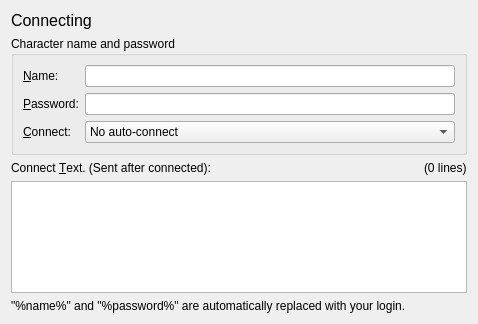
<?xml version="1.0" encoding="UTF-8"?>
<ui version="4.0">
 <class>PrefsConnecting</class>
 <widget class="QWidget" name="PrefsConnecting">
  <property name="geometry">
   <rect>
    <x>0</x>
    <y>0</y>
    <width>478</width>
    <height>324</height>
   </rect>
  </property>
  <property name="windowTitle">
   <string>Connecting</string>
  </property>
  <layout class="QVBoxLayout" name="_2">
   <item>
    <widget class="QLabel" name="title_label">
     <property name="sizePolicy">
      <sizepolicy hsizetype="Preferred" vsizetype="Fixed">
       <horstretch>0</horstretch>
       <verstretch>0</verstretch>
      </sizepolicy>
     </property>
     <property name="font">
      <font>
       <pointsize>12</pointsize>
      </font>
     </property>
     <property name="text">
      <string>Connecting</string>
     </property>
    </widget>
   </item>
   <item>
    <widget class="QGroupBox" name="groupBox">
     <property name="title">
      <string>Character name and password</string>
     </property>
     <layout class="QHBoxLayout" name="_3">
      <item>
       <layout class="QFormLayout" name="_5">
        <item row="0" column="0">
         <widget class="QLabel" name="player_label">
          <property name="text">
           <string>&amp;Name:</string>
          </property>
          <property name="buddy">
           <cstring>player</cstring>
          </property>
         </widget>
        </item>
        <item row="0" column="1">
         <widget class="QLineEdit" name="player"/>
        </item>
        <item row="1" column="0">
         <widget class="QLabel" name="password_label">
          <property name="text">
           <string>&amp;Password:</string>
          </property>
          <property name="buddy">
           <cstring>password</cstring>
          </property>
         </widget>
        </item>
        <item row="1" column="1">
         <widget class="QLineEdit" name="password">
          <property name="echoMode">
           <enum>QLineEdit::Password</enum>
          </property>
         </widget>
        </item>
        <item row="2" column="0">
         <widget class="QLabel" name="connect_method_label">
          <property name="text">
           <string>&amp;Connect:</string>
          </property>
          <property name="buddy">
           <cstring>connect_method</cstring>
          </property>
         </widget>
        </item>
        <item row="2" column="1">
         <widget class="QComboBox" name="connect_method">
          <item>
           <property name="text">
            <string>No auto-connect</string>
           </property>
          </item>
          <item>
           <property name="text">
            <string>MUSH/MOO ( CONNECT name password )</string>
           </property>
          </item>
          <item>
           <property name="text">
            <string>Diku-style ( name, password )</string>
           </property>
          </item>
          <item>
           <property name="text">
            <string>MXP (automatically when requested)</string>
           </property>
          </item>
         </widget>
        </item>
       </layout>
      </item>
     </layout>
    </widget>
   </item>
   <item>
    <layout class="QHBoxLayout" name="_4">
     <item>
      <widget class="QLabel" name="connect_text_label">
       <property name="text">
        <string>Connect &amp;Text. (Sent after connected):</string>
       </property>
       <property name="buddy">
        <cstring>connect_text</cstring>
       </property>
      </widget>
     </item>
     <item>
      <widget class="QLabel" name="connect_text_lines">
       <property name="sizePolicy">
        <sizepolicy hsizetype="Maximum" vsizetype="Preferred">
         <horstretch>0</horstretch>
         <verstretch>0</verstretch>
        </sizepolicy>
       </property>
       <property name="text">
        <string>(0 lines)</string>
       </property>
      </widget>
     </item>
    </layout>
   </item>
   <item>
    <widget class="QPlainTextEdit" name="connect_text"/>
   </item>
   <item>
    <widget class="QLabel" name="label_8">
     <property name="text">
      <string>&quot;%name%&quot; and &quot;%password%&quot; are automatically replaced with your login.</string>
     </property>
     <property name="wordWrap">
      <bool>true</bool>
     </property>
    </widget>
   </item>
  </layout>
 </widget>
 <resources/>
 <connections/>
</ui>
